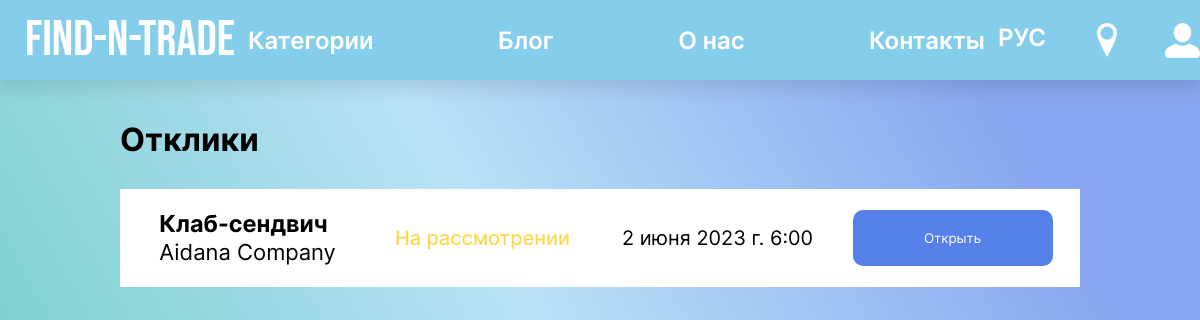
The app's page /responds/ (signed in) with its own data.
### main/models.py (models this page shows, shortened)
class Ad(models.Model):
    user= models.ForeignKey(CustomUser, blank=False, null=False, on_delete=models.CASCADE, related_name='creator')
    title= models.CharField(max_length=50, verbose_name="Title")
    company_name= models.CharField(max_length=50, blank=True, null=True, verbose_name="Company_name")
    description= models.TextField(verbose_name="Description")
    image_link = models.ImageField(upload_to=user_image_directory_path, blank=True, null=True,
                                   verbose_name="Ad image")
    cost= models.FloatField(verbose_name="Cost")
    responders= models.ManyToManyField(Respond)
    create_date = models.DateField(auto_now_add=True, verbose_name="Creation date")
    edit_date = models.DateField(auto_now=True, verbose_name="Edit date")
    is_active = models.BooleanField(default=True, verbose_name="Active")
    category=models.OneToOneField(Category, blank=True, null=True, on_delete=models.CASCADE)

class CustomUser(AbstractBaseUser):
    id = models.AutoField(primary_key=True, verbose_name="ID")
    email = models.EmailField(unique=True, verbose_name="Email")
    name = models.CharField(max_length=26, verbose_name="Name")
    surname = models.CharField(max_length=26, verbose_name="Surname")
    profile = models.OneToOneField(Profile, on_delete=models.CASCADE, blank=True, null=True, verbose_name="Profile")
    reset_password_token = models.UUIDField(blank=True, null=True, default=None, verbose_name="Reset password token")
    date_joined = models.DateTimeField(auto_now_add=True)
    last_login = models.DateTimeField(auto_now=True, verbose_name="Last login")
    is_admin = models.BooleanField(default=False)
    is_active = models.BooleanField(default=True)
    is_staff = models.BooleanField(default=False)
    is_superuser = models.BooleanField(default=False)
    USERNAME_FIELD = "email"
    REQUIRED_FIELDS = ["name", "surname"]
    objects = CustomUserManager()

class Profile(models.Model):
    id = models.AutoField(primary_key=True, verbose_name="ID")
    city = models.CharField(max_length=15, blank=True, null=True, verbose_name="City")
    date_of_birth = models.DateField(max_length=15, blank=True, null=True, verbose_name='Date of birth')
    company_name=models.CharField(max_length=30, blank=True, null=True, verbose_name="Company name")
    description=models.TextField(blank=True, null=True, verbose_name="Description")
    phone_number = models.CharField(max_length=15, blank=True, null=True, verbose_name="Phone number")
    role = models.CharField(max_length=200, choices=Role.choices, verbose_name="Role")
    image_link = models.ImageField(upload_to=user_profile_directory_path, blank=True, null=True,
                                   verbose_name="Profile image")

class Respond(models.Model):
    user = models.ForeignKey(CustomUser, blank=False, null=False, on_delete=models.CASCADE, related_name='Respondent')
    state = models.CharField(max_length=200, choices=RespondState.choices, verbose_name="State")
    create_date= models.DateTimeField(auto_now_add=True, verbose_name="Creation date")

### main/views.py (the view)
# urls.py: path('responds/', views.RespondsListView.as_view(), name='responds'),
class RespondsListView(ListView):
    template_name = "main/responds.html"
    model = Ad
    def get_queryset(self):
        new_context = Ad.objects.filter(
            responders__user=self.request.user,
            is_active=True
        )
        return new_context

### main/templates/main/responds.html (shortened to what this page needs)
{% extends 'main/base.html' %}
{% load static %}
{% block content %}
<html>
<head>
     <link rel="stylesheet" href="{% static 'main/css/style_imported.css' %}">
</head>
<body class="responds">
    <main>
        <div class="otkliki">
            <h1>Отклики</h1>
            <div class="notifs">
                <div class="grid-container">
                    {% for i in object_list %}
                    <div class="grid-item">
                        <h3>{{i.title}}</h3>
                        <p>{{i.user.profile.company_name}}</p>
                    </div>
                    <div class="grid-item" id="onwait">
                        {% for respond in i.responders.all %}
                            {% if respond.user == request.user %}
                                {{ respond.state }}
                            {% endif %}
                        {% endfor %}
                    </div>
                    <div class="grid-item">
                        {% for respond in i.responders.all %}
                            {% if respond.user == request.user %}
                                {{ respond.create_date }}
                            {% endif %}
                        {% endfor %}
                    </div>
                    <div class="grid-item">
                        <input type="button" value="Открыть">
                    </div>
                </div>
                {% endfor %}
            </div>
        </div>
    </main>
</body>
</html>
{% endblock %}

### main/static/main/css/style.css (style rules this page uses)
* { box-sizing: border-box; margin: 0; padding: 0; font-family: "Inter", sans-serif; }
:root { --bs-lightblue: #84CEEB; --bs-blue: #5AB9EA; --bs-gradient_one: linear-gradient(60deg, rgba(104, 201, 201, 0.8724440459777661) 15%, rgba(90, 185, 234, 0.4186625333727241) 49%, rgba(86, 128, 233, 0.7015756986388305) 84%); --bs--gradient_two: linear-gradient(45deg, rgba(255, 255, 255, 0.8724440459777661) 15%, rgba(86, 128, 233, 0.7015756986388305) 84%); --bs--gradient_three: linear-gradient(45deg, rgba(255, 255, 255, 0.8724440459777661) 15%, rgba(109, 177, 232, 0.702) 90%); --bs--gradient_four: linear-gradient(45deg, #68C9C9, #5680E9); --bs--lapisblue: #5680E9; --bs-darkblue: #152243; --bs-sea: #072A82; --bs-lavender: #83A4EF; --bs-green: #81D6CD; --bs-grayblue: #2E5E71; --bs-lime: #00FF85; --bs-red: #FF3E3E; --bs-yellow: #FFD84F; }
:root { --bs-lightblue: #84CEEB; --bs-blue: #5AB9EA; --bs-gradient_one: linear-gradient(60deg, rgba(104, 201, 201, 0.8724440459777661) 15%, rgba(90, 185, 234, 0.4186625333727241) 49%, rgba(86, 128, 233, 0.7015756986388305) 84%); --bs--gradient_two: linear-gradient(45deg, rgba(255, 255, 255, 0.8724440459777661) 15%, rgba(86, 128, 233, 0.7015756986388305) 84%); --bs--lapisblue: #5680E9; --bs-darkblue: #152243; --bs-lavender: #83A4EF; --bs-green: #81D6CD; }

### main/static/main/css/style_imported.css (style rules this page uses)
:root { --bs-lightblue: #84CEEB; --bs-blue: #5AB9EA; --bs-gradient_one: linear-gradient(60deg, rgba(104, 201, 201, 0.8724440459777661) 15%, rgba(90, 185, 234, 0.4186625333727241) 49%, rgba(86, 128, 233, 0.7015756986388305) 84%); --bs--gradient_two: linear-gradient(45deg, rgba(255, 255, 255, 0.8724440459777661) 15%, rgba(86, 128, 233, 0.7015756986388305) 84%); --bs--gradient_three: linear-gradient(45deg, rgba(255, 255, 255, 0.8724440459777661) 15%, rgba(109, 177, 232, 0.702) 90%); --bs--gradient_four: linear-gradient(45deg, #68C9C9, #5680E9); --bs--lapisblue: #5680E9; --bs-darkblue: #152243; --bs-sea: #072A82; --bs-lavender: #83A4EF; --bs-green: #81D6CD; --bs-grayblue: #2E5E71; --bs-lime: #00FF85; --bs-red: #FF3E3E; --bs-yellow: #FFD84F; }
.responds { background-image: var(--bs-gradient_one); }
.otkliki { width: 80%; margin-left: auto; margin-right: auto; }
.otkliki h1 { padding: 40px 0 20px 0; }
.grid-container { display: grid; grid-template-columns: 25% 25% 25% 25%; background-color: white; padding: 10px; margin-left: auto; margin-right: auto; margin: 10px 0; }
.grid-item { border: none; padding: 10px; font-size: 20px; text-align: left; margin: auto; }
#onwait { color: var(--bs-yellow); font-weight: 500; }
.grid-item input { background:var(--bs--lapisblue); border: none; border-radius: 10px; color: white; padding: 20px; width: 200px; cursor: pointer; }
.other_users_profile_right_1 h2,p { font-size: 22px; line-height: 1.3; }

### records on screen
Ad: title "Клаб-сендвич", user.profile.company_name "Aidana Company"
Respond: state "На рассмотрении", create_date "2 июня 2023 г. 6:00"
